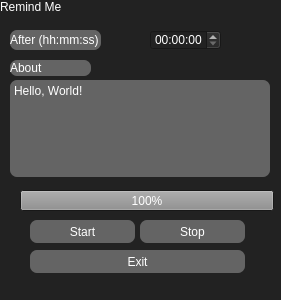
<?xml version="1.0" encoding="UTF-8"?>
<ui version="4.0">
 <class>Window</class>
 <widget class="QDialog" name="Window">
  <property name="geometry">
   <rect>
    <x>0</x>
    <y>0</y>
    <width>281</width>
    <height>300</height>
   </rect>
  </property>
  <property name="windowTitle">
   <string>Dialog</string>
  </property>
  <property name="styleSheet">
   <string notr="true">background-color:rgb(34,34,34);
color:white;</string>
  </property>
  <widget class="QProgressBar" name="progressBar">
   <property name="enabled">
    <bool>false</bool>
   </property>
   <property name="geometry">
    <rect>
     <x>20</x>
     <y>190</y>
     <width>254</width>
     <height>21</height>
    </rect>
   </property>
   <property name="value">
    <number>100</number>
   </property>
  </widget>
  <widget class="QPlainTextEdit" name="about">
   <property name="geometry">
    <rect>
     <x>10</x>
     <y>80</y>
     <width>260</width>
     <height>97</height>
    </rect>
   </property>
   <property name="styleSheet">
    <string notr="true">background-color:rgb(100,100,100);
border-radius:7px;</string>
   </property>
   <property name="documentTitle">
    <string/>
   </property>
   <property name="plainText">
    <string>Hello, World!</string>
   </property>
  </widget>
  <widget class="QLabel" name="_remind_me">
   <property name="geometry">
    <rect>
     <x>0</x>
     <y>0</y>
     <width>260</width>
     <height>14</height>
    </rect>
   </property>
   <property name="text">
    <string>Remind Me</string>
   </property>
  </widget>
  <widget class="QLabel" name="_about">
   <property name="geometry">
    <rect>
     <x>10</x>
     <y>60</y>
     <width>81</width>
     <height>16</height>
    </rect>
   </property>
   <property name="styleSheet">
    <string notr="true">background-color:rgb(100,100,100);
border-radius:7px;</string>
   </property>
   <property name="text">
    <string>About</string>
   </property>
  </widget>
  <widget class="QPushButton" name="bStart">
   <property name="geometry">
    <rect>
     <x>30</x>
     <y>220</y>
     <width>105</width>
     <height>23</height>
    </rect>
   </property>
   <property name="styleSheet">
    <string notr="true">background-color:rgb(100,100,100);
border-radius:7px;</string>
   </property>
   <property name="text">
    <string>Start</string>
   </property>
  </widget>
  <widget class="QPushButton" name="bExit">
   <property name="geometry">
    <rect>
     <x>30</x>
     <y>250</y>
     <width>215</width>
     <height>23</height>
    </rect>
   </property>
   <property name="styleSheet">
    <string notr="true">background-color:rgb(100,100,100);
border-radius:7px;</string>
   </property>
   <property name="text">
    <string>Exit</string>
   </property>
  </widget>
  <widget class="QPushButton" name="bStop">
   <property name="geometry">
    <rect>
     <x>140</x>
     <y>220</y>
     <width>105</width>
     <height>23</height>
    </rect>
   </property>
   <property name="styleSheet">
    <string notr="true">background-color:rgb(100,100,100);
border-radius:7px;</string>
   </property>
   <property name="text">
    <string>Stop</string>
   </property>
  </widget>
  <widget class="QLabel" name="_after">
   <property name="geometry">
    <rect>
     <x>10</x>
     <y>30</y>
     <width>91</width>
     <height>20</height>
    </rect>
   </property>
   <property name="styleSheet">
    <string notr="true">background-color:rgb(100,100,100);
border-radius:7px;</string>
   </property>
   <property name="text">
    <string>After (hh:mm:ss)</string>
   </property>
  </widget>
  <widget class="QTimeEdit" name="timeAfter">
   <property name="geometry">
    <rect>
     <x>150</x>
     <y>30</y>
     <width>71</width>
     <height>20</height>
    </rect>
   </property>
   <property name="displayFormat">
    <string>HH:mm:ss</string>
   </property>
  </widget>
 </widget>
 <resources/>
 <connections/>
</ui>
